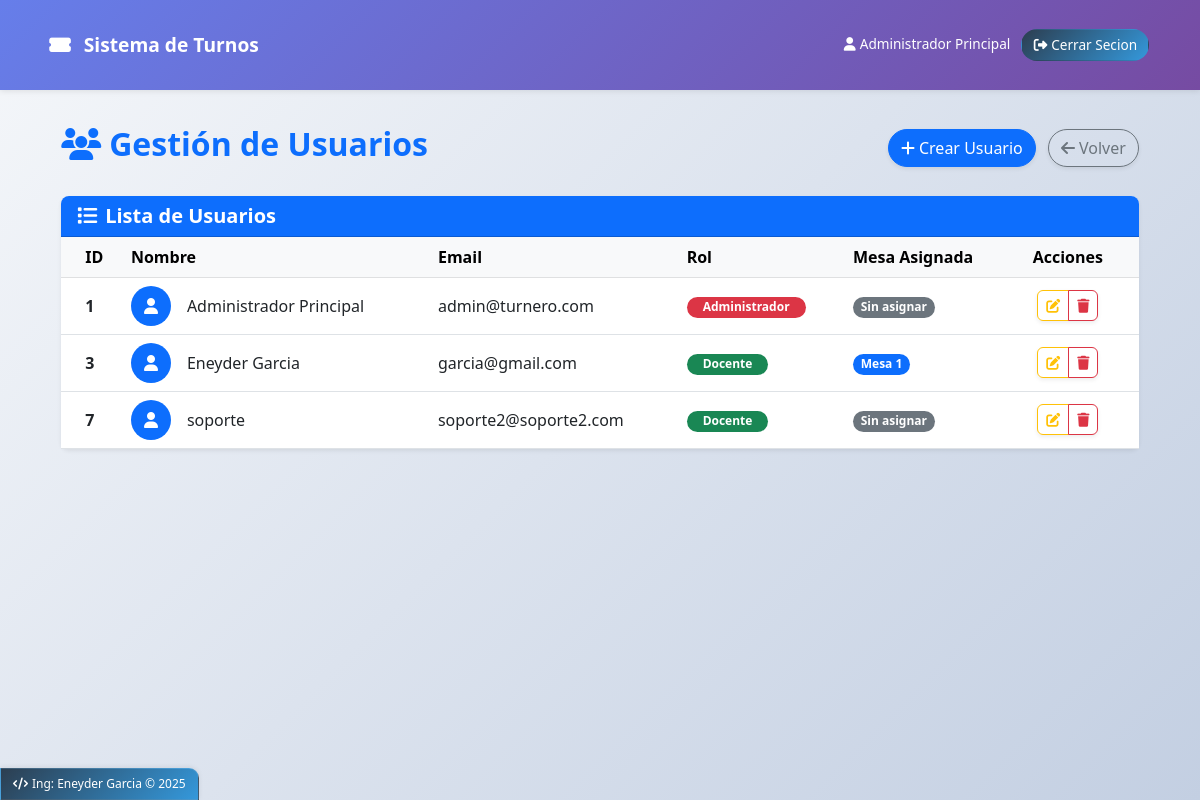
/admin/usuarios (signed in), run on the app's committed database.
### models.py (models this page shows)
class Usuario(db.Model):
    __tablename__ = 'usuario'
    id = db.Column(db.Integer, primary_key=True)
    nombre = db.Column(db.String(100), nullable=False)
    email = db.Column(db.String(100), unique=True, nullable=False)
    password = db.Column(db.String(100), nullable=False)
    rol = db.Column(db.String(20), nullable=False)
    activo = db.Column(db.Boolean, default=True)
    def to_dict(self):
        return {
            'id': self.id,
            'nombre': self.nombre,
            'email': self.email,
            'rol': self.rol,
            'activo': self.activo,
            'mesa_id': self.mesa_asignada.id if self.mesa_asignada else None,
            'mesa': self.mesa_asignada.numero if self.mesa_asignada else None
        }

### app.py (the view)
@app.route('/admin/usuarios')
@login_required
@admin_required
def admin_usuarios():
    usuarios = Usuario.query.filter_by(activo=True).all()
    mesas = Mesa.query.filter_by(eliminada=False).all()
    return render_template('admin/usuarios.html',
                         usuarios=[u.to_dict() for u in usuarios],
                         mesas=[m.to_dict() for m in mesas])

### app.py (called while the page is built, shortened)
@app.context_processor
def inject_now():
    return {'now': datetime.now()}

def login_required(f):
    @wraps(f)
    def decorated_function(*args, **kwargs):
        if 'usuario' not in session:
            flash('Debes iniciar sesión para acceder a esta página', 'warning')
            return redirect(url_for('login'))
        return f(*args, **kwargs)
    return decorated_function

def admin_required(f):
    @wraps(f)
    def decorated_function(*args, **kwargs):
        if 'usuario' not in session or session['usuario'].get('rol') != 'admin':
            flash('No tienes permisos para acceder a esta página', 'danger')
            return redirect(url_for('index'))
        return f(*args, **kwargs)
    return decorated_function

def inicializar_base_datos():
    with app.app_context():
        db.create_all()

@app.before_request
def create_tables():
    inicializar_base_datos()

### models.py (called while the page is built)
    def to_dict(self):
        return {
            'id': self.id,
            'numero': self.numero,
            'turno_actual': self.turno_actual,
            'activa': self.activa,
            'docente_id': self.docente_id,
            'docente': self.docente.nombre if self.docente else None,
            'eliminada': self.eliminada
        }

### templates/admin/usuarios.html (shortened to what this page needs)
{% extends "base.html" %}
{% block content %}
<div class="container-fluid">
    <div class="d-flex justify-content-between align-items-center mb-4">
        <h2 class="fw-bold text-primary"><i class="fas fa-users me-2"></i>Gestión de Usuarios</h2>
        <div>
            <button class="btn btn-primary shadow-sm rounded-pill" data-bs-toggle="modal" data-bs-target="#crearUsuarioModal">
                <i class="fas fa-plus me-1"></i>Crear Usuario
            </button>
            <a href="{{ url_for('admin_dashboard') }}" class="btn btn-outline-secondary ms-2 shadow-sm rounded-pill">
                <i class="fas fa-arrow-left me-1"></i>Volver
            </a>
        </div>
    </div>
    <div class="card shadow-sm border-0 rounded-3">
        <div class="card-header bg-primary text-white rounded-top-3">
            <h5 class="card-title mb-0 fw-bold"><i class="fas fa-list me-2"></i>Lista de Usuarios</h5>
        </div>
        <div class="card-body p-0">
            <div class="table-responsive">
                <table class="table table-hover align-middle mb-0">
                    <thead class="table-light">
                        <tr>
                            <th class="ps-4">ID</th>
                            <th>Nombre</th>
                            <th>Email</th>
                            <th>Rol</th>
                            <th>Mesa Asignada</th>
                            <th class="text-center pe-4">Acciones</th>
                        </tr>
                    </thead>
                    <tbody>
                        {% for usuario in usuarios %}
                        <tr>
                            <td class="ps-4 fw-semibold">{{ usuario.id }}</td>
                            <td>
                                <div class="d-flex align-items-center">
                                    <div class="rounded-circle bg-primary text-white d-flex align-items-center justify-content-center me-3" style="width: 40px; height: 40px;">
                                        <i class="fas fa-user"></i>
                                    </div>
                                    <div>
                                        <span class="fw-medium">{{ usuario.nombre }}</span>
                                    </div>
                                </div>
                            </td>
                            <td>{{ usuario.email }}</td>
                            <td>
                                {% if usuario.rol == 'admin' %}
                                <span class="badge bg-danger rounded-pill px-3">Administrador</span>
                                {% else %}
                                <span class="badge bg-success rounded-pill px-3">Docente</span>
                                {% endif %}
                            </td>
                            <td>
                                {% if usuario.mesa %}
                                <span class="badge bg-primary rounded-pill">Mesa {{ usuario.mesa }}</span>
                                {% else %}
                                <span class="badge bg-secondary rounded-pill">Sin asignar</span>
                                {% endif %}
                            </td>
                            <td class="text-center pe-4">
                                <div class="btn-group shadow-sm">
                                    <button class="btn btn-sm btn-outline-warning rounded-start"
                                            data-bs-toggle="modal"
                                            data-bs-target="#editarUsuarioModal"
                                            onclick="cargarUsuarioEdicion({{ usuario.id }})"
                                            title="Editar usuario">
                                        <i class="fas fa-edit"></i>
                                    </button>
                                    <button class="btn btn-sm btn-outline-danger rounded-end"
                                            onclick="eliminarUsuario({{ usuario.id }}, '{{ usuario.nombre }}')"
                                            title="Eliminar usuario">
                                        <i class="fas fa-trash"></i>
                                    </button>
                                </div>
                            </td>
                        </tr>
                        {% endfor %}
                    </tbody>
                </table>
            </div>
        </div>
    </div>
</div>
{% endblock %}

### templates/base.html (shortened to what this page needs)
<!DOCTYPE html>
<html lang="es">
<head>
    <link href="https://cdn.jsdelivr.net/npm/bootstrap@5.3.0/dist/css/bootstrap.min.css" rel="stylesheet">
    <link rel="stylesheet" href="https://cdnjs.cloudflare.com/ajax/libs/font-awesome/6.4.0/css/all.min.css">
</head>
<body>
    <nav class="navbar navbar-expand-lg navbar-dark">
        <div class="container">
            <a class="navbar-brand" href="{{ url_for('index') }}">
                <i class="fas fa-ticket-alt me-2"></i>
                Sistema de Turnos
            </a>
            <div class="collapse navbar-collapse" id="navbarNav">
                <ul class="navbar-nav ms-auto">
                    {% if session.usuario %}
                        <li class="nav-item">
                            <span class="nav-link text-white" style="border: none !important; background: none !important; padding: 0.3rem 0.5rem !important;">
                                <i class="fas fa-user me-1"></i>{{ session.usuario.nombre }}
                            </span>
                        </li>
                        <li class="nav-item">
                            <a class="nav-link nav-link-dark" href="{{ url_for('logout') }}">
                                <i class="fas fa-sign-out-alt me-1"></i>Cerrar Secion
                            </a>
                        </li>
                    {% endif %}
                </ul>
            </div>
        </div>
    </nav>
    <main class="container mt-3 fade-in">
        {% block content %}{% endblock %}
    </main>
    <footer class="custom-footer">
        <p class="mb-0">
            <i class="fas fa-code me-1"></i>Ing: Eneyder Garcia &copy; <span id="current-year"></span>
        </p>
    </footer>
</body>
</html>

### templates/base.html (style rules this page uses)
:root { --primary-gradient: linear-gradient(135deg, #667eea 0%, #764ba2 100%); --secondary-gradient: linear-gradient(135deg, #f093fb 0%, #f5576c 100%); --success-gradient: linear-gradient(135deg, #4facfe 0%, #00f2fe 100%); --dark-gradient: linear-gradient(135deg, #2c3e50 0%, #3498db 100%); }
body { display: flex; flex-direction: column; min-height: 100vh; position: relative; padding-bottom: 50px; background: linear-gradient(135deg, #f5f7fa 0%, #c3cfe2 100%); font-family: 'Segoe UI', Tahoma, Geneva, Verdana, sans-serif; }
main { flex: 1; }
.navbar { background: var(--primary-gradient) !important; box-shadow: 0 1px 6px rgba(0, 0, 0, 0.1); padding: 0.4rem 0; }
.navbar-brand { font-weight: 700; font-size: 1.2rem; }
.nav-link { font-weight: 500; padding: 0.3rem 0.7rem !important; border-radius: 18px; margin: 0 0.1rem; transition: all 0.2s ease; border: 1.5px solid transparent; font-size: 0.85rem; }
.nav-link-dark { background: var(--dark-gradient); color: white !important; }
.nav-link { position: relative; overflow: hidden; }
.nav-link::before { content: ''; position: absolute; top: 0; left: -100%; width: 100%; height: 100%; background: linear-gradient(90deg, transparent, rgba(255, 255, 255, 0.15), transparent); transition: 0.3s; }
.custom-footer { position: fixed; left: 0; bottom: 0; width: auto; background: var(--dark-gradient); padding: 6px 12px; border-top-right-radius: 10px; box-shadow: 0 -1px 5px rgba(0, 0, 0, 0.08); z-index: 1000; border: 1px solid rgba(255, 255, 255, 0.1); }
.custom-footer p { margin: 0; font-size: 0.75rem; color: white; font-weight: 500; }
.container { padding: 1.2rem; }
.fade-in { animation: fadeIn 0.3s ease-out; }

### data on the page
Usuario: usuario.nombre "Administrador Principal", id "1", nombre "Administrador Principal", email "admin@turnero.com", rol "Administrador", shows "Sin asignar"
Usuario: id "3", nombre "Eneyder Garcia", email "garcia@gmail.com", rol "Docente", mesa "1"
Usuario: id "7", nombre "soporte", email "soporte2@soporte2.com", rol "Docente", shows "Sin asignar"
